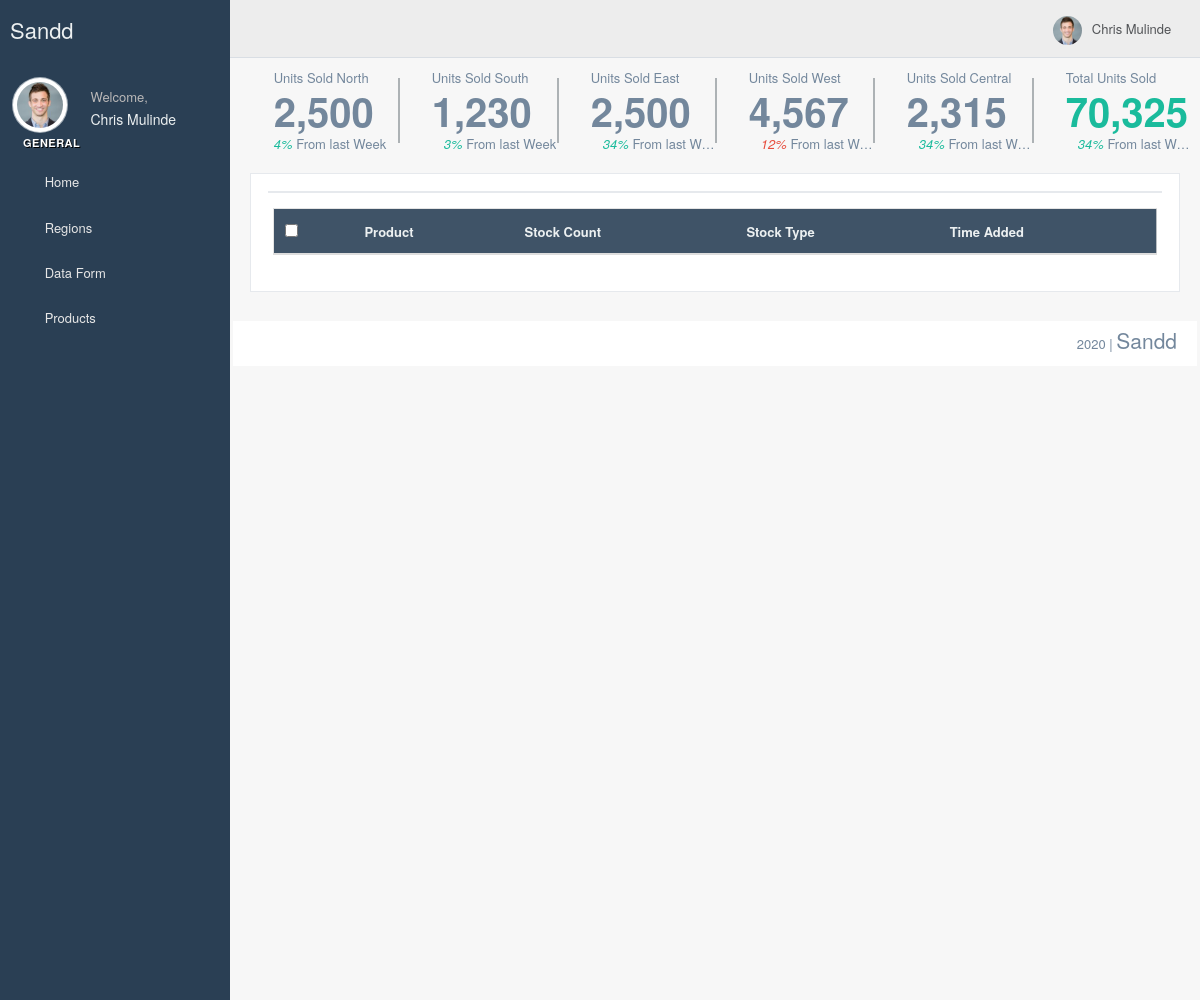
Before: /Central/1/ with the older database file.
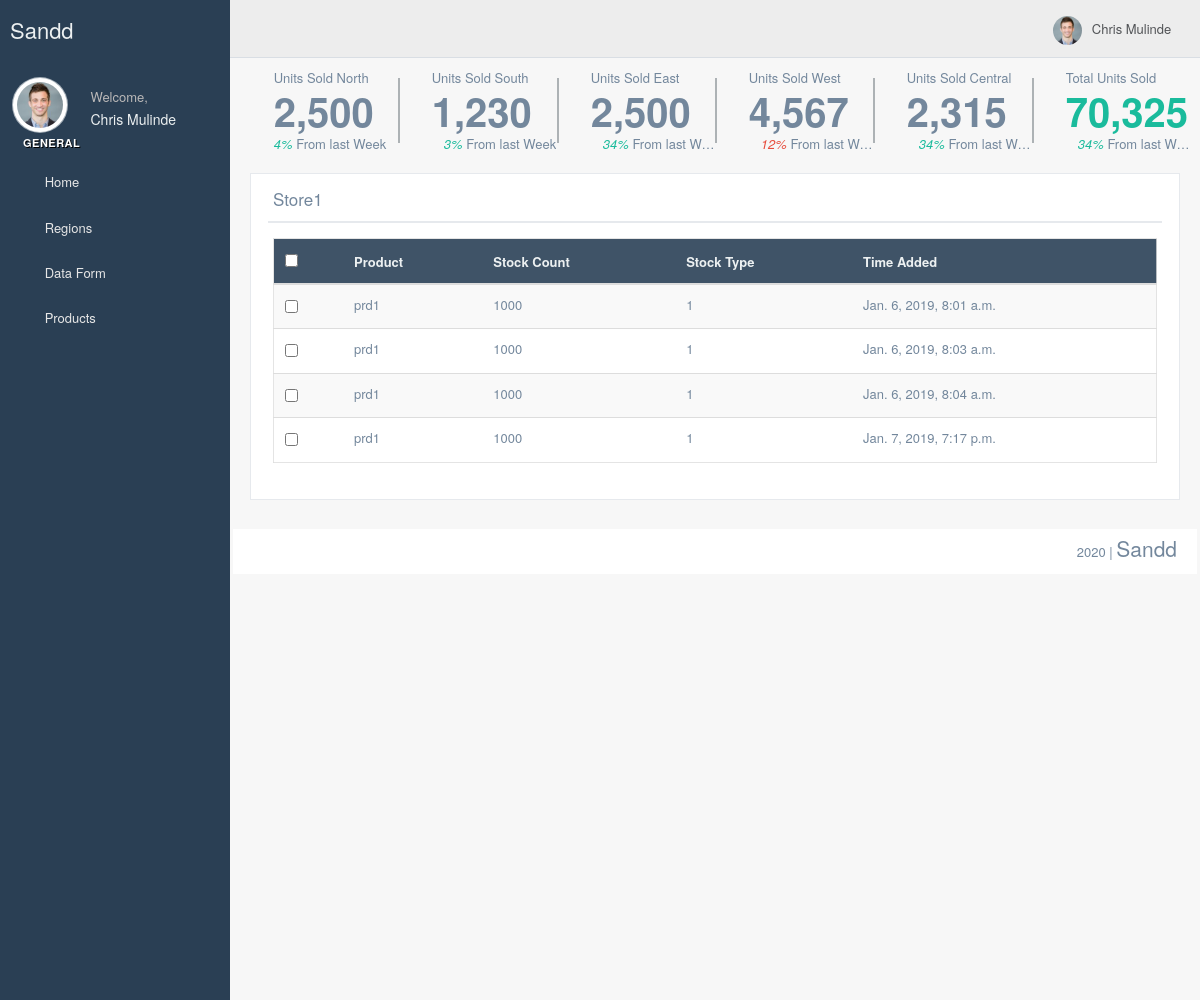
After: the same page with the newer database file.
### adm/models.py (models this page shows, shortened)
class Store(models.Model):
    store_name = models.CharField(max_length=250)
    store_location = models.ForeignKey('Location', on_delete= models.CASCADE)
    agent = models.ForeignKey('Agent', on_delete= models.CASCADE)

class Stock(models.Model):
    CHOICES = (('opening', 'Opening Stock'),
        ('closing', 'Closing stock'),
        ('new', 'New stock'),)
    product = models.ForeignKey('Product', related_name='products', on_delete= models.CASCADE)
    stock_count = models.IntegerField()
    store = models.ForeignKey('Store', related_name='stores', on_delete= models.CASCADE)
    stock_type = models.CharField(max_length=20, choices=CHOICES)
    stock_time = models.DateTimeField(auto_now_add=True)
    objects = StockManager()
    class Meta:
        unique_together = ['store', 'stock_type', 'stock_time']

class Product(models.Model):
    name = models.CharField(max_length=20, default="product name")
    unit_price = models.IntegerField()
    def __str__(self):
        return self.name

### adm/views.py (the view)
# urls.py: url(r'^(?P<region>[A-Z][a-z]+)/(?P<store_id>[0-9]+)/$', store_profile, name='store_profile'),
def store_profile(request, region=None, store_id=None):
    stock = Stock.objects.filter(store__id=store_id)
    store_obj = Store.objects.filter(id=store_id)
    context = {
        'stock':stock,
        'store_obj':store_obj
    }
    return render(request, 'store_profile.html', context)

### adm/models.py (called while the page is built)
    def __str__(self):
        return self.name

    def __str__(self):
        return self.name

    def __str__(self):
        return self.username

### adm/templatetags/my_tags.py (called while the page is built)
@register.simple_tag
def get_products(keyword=None):
    return Product.objects.all()

@register.simple_tag
def get_all_regions(keyword=None):
    return Location.objects.all()

### adm/templates/store_profile.html (shortened to what this page needs)
{% extends "base.html" %}
{% load static %}
{% load my_tags %}
{% block content %}
<div class="row tile_count">
    <div class="animated flipInY col-md-2 col-sm-4 col-xs-4 tile_stats_count">
        <div class="left"></div>
        <div class="right">
            <span class="count_top">Units Sold North</span>
            <div class="count">2,500</div>
            <span class="count_bottom"><i class="green">4% </i> From last Week</span>
        </div>
    </div>
    <div class="animated flipInY col-md-2 col-sm-4 col-xs-4 tile_stats_count">
        <div class="left"></div>
        <div class="right">
            <span class="count_top">Units Sold South</span>
            <div class="count">1,230</div>
            <span class="count_bottom"><i class="green"><i class="fa fa-sort-asc"></i>3% </i> From last Week</span>
        </div>
    </div>
    <div class="animated flipInY col-md-2 col-sm-4 col-xs-4 tile_stats_count">
        <div class="left"></div>
        <div class="right">
            <span class="count_top">Units Sold East</span>
            <div class="count">2,500</div>
            <span class="count_bottom"><i class="green"><i class="fa fa-sort-asc"></i>34% </i> From last Week</span>
        </div>
    </div>
    <div class="animated flipInY col-md-2 col-sm-4 col-xs-4 tile_stats_count">
        <div class="left"></div>
        <div class="right">
            <span class="count_top">Units Sold West</span>
            <div class="count">4,567</div>
            <span class="count_bottom"><i class="red"><i class="fa fa-sort-desc"></i>12% </i> From last Week</span>
        </div>
    </div>
    <div class="animated flipInY col-md-2 col-sm-4 col-xs-4 tile_stats_count">
        <div class="left"></div>
        <div class="right">
            <span class="count_top"></i> Units Sold Central</span>
            <div class="count">2,315</div>
            <span class="count_bottom"><i class="green"><i class="fa fa-sort-asc"></i>34% </i> From last Week</span>
        </div>
    </div>
    <div class="animated flipInY col-md-2 col-sm-4 col-xs-4 tile_stats_count">
        <div class="left"></div>
        <div class="right">
            <span class="count_top"></i> Total Units Sold</span>
            <div class="count green">70,325</div>
            <span class="count_bottom"><i class="green"><i class="fa fa-sort-asc"></i>34% </i> From last Week</span>
        </div>
    </div>
</div>
<div class="row">
    <div class="col-md-12 col-sm-12 col-xs-12">
            <div class="x_panel">
                <div class="x_title">
                    {% for s in store_obj %}
                    <h2>{{ s.store_name }} <small>{{ s.store_location }} | {{ s.agent }}</small></h2>
                    {% endfor %}
                    <div class="clearfix"></div>
                </div>
                <div class="x_content">
                    <table id="example" class="table table-striped responsive-utilities jambo_table">
                        <thead>
                            <tr class="headings">
                                <th>
                                    <input type="checkbox" class="tableflat">
                                </th>
                                <th>Product </th>
                                <th>Stock Count </th>
                                <th>Stock Type </th>
                                <th>Time Added </th>
                            </tr>
                        </thead>
                        <tbody>
                            {% for s in stock %}
                                <tr class="even pointer">
                                    <td class="a-center ">
                                        <input type="checkbox" class="tableflat">
                                    </td>
                                    <td class=" ">{{ s.product }}</td>
                                    <td class=" ">{{ s.stock_count }}</td>
                                    <td class=" ">{{ s.get_stock_type_display }}</td>
                                    <td class=" ">{{ s.stock_time }}</td>
                                </tr>
                            {% endfor %}
                        </tbody>
                    </table>
                </div>
            </div>
        </div>
</div>
<br />
{% endblock %}

### adm/templates/base.html (shortened to what this page needs)
<!DOCTYPE html>
<html lang="en">
{% load static %}
{% load my_tags %}
<head>
    <link href="{% static "css/bootstrap.min.css" %}" rel="stylesheet">
    <link href="{% static "fonts/css/font-awesome.min.css" %}" rel="stylesheet">
    <link href="{% static "css/animate.min.css" %}" rel="stylesheet">
    <link href="{% static "css/custom.css" %}" rel="stylesheet">
    <link rel="stylesheet" type="text/css" href="{% static "css/maps/jquery-jvectormap-2.0.1.css" %}" />
    <link href="{% static "css/icheck/flat/green.css" %}" rel="stylesheet" />
    <link href="{% static "css/floatexamples.css" %}" rel="stylesheet" type="text/css" />
    <link href="{% static "css/custom.css" %}" rel="stylesheet">
    <link href="{% static "css/icheck/flat/green.css" %}" rel="stylesheet">
    <link href="{% static "css/datatables/tools/css/dataTables.tableTools.css" %}" rel="stylesheet">
</head>
<body class="nav-md">
    <div class="container body">
        <div class="main_container">
            <div class="col-md-3 left_col">
                <div class="left_col scroll-view">
                    <div class="navbar nav_title" style="border: 0;">
                        <a href="/" class="site_title"><span>Sandd</span></a>
                    </div>
                    <div class="profile">
                        <div class="profile_pic">
                            <img src="{% static "images/img.jpg" %}" alt="..." class="img-circle profile_img">
                        </div>
                        <div class="profile_info">
                            <span>Welcome,</span>
                            <h2>Chris Mulinde</h2>
                        </div>
                    </div>
                    <br />
                    <div id="sidebar-menu" class="main_menu_side hidden-print main_menu">
                        <div class="menu_section">
                            <h3>General</h3>
                            <ul class="nav side-menu">
                                <li><a href="/"><i class="fa fa-home"></i> Home</a></li>
                                <li><a><i class="fa fa-globe"></i> Regions <span class="fa fa-chevron-down"></span></a>
                                        {% get_all_regions as locations %}
                                </li>
                                <li><a href="{% url 'agent_form' %}"><i class="fa fa-cloud-upload"></i> Data Form <span class="fa fa-chevron-down"></span></a>
                                </li>
                                <li><a href="/products/0/"><i class="fa fa-cubes"></i> Products <span class="fa fa-chevron-down"></span></a>
                                        {% get_products as prod %}
                                </li>
                            </ul>
                        </div>
                    </div>
                </div>
            </div>
            <div class="top_nav">
                <div class="nav_menu">
                    <nav class="" role="navigation">
                        <div class="nav toggle">
                            <a id="menu_toggle"><i class="fa fa-bars"></i></a>
                        </div>
                        <ul class="nav navbar-nav navbar-right">
                            <li class="">
                                <a href="javascript:;" class="user-profile dropdown-toggle" data-toggle="dropdown" aria-expanded="false">
                                    <img src="images/img.jpg" alt="">Chris Mulinde
                                    <span class=" fa fa-angle-down"></span>
                                </a>
                            </li>
                        </ul>
                    </nav>
                </div>
            </div>
            <div class="right_col" role="main">
                {% block content %}
                {% endblock %}
                <footer>
                    <div class="">
                        <p class="pull-right">{% now "Y" %} |
                            <span class="lead">Sandd</span>
                        </p>
                    </div>
                    <div class="clearfix"></div>
                </footer>
            </div>
        </div>
    </div>
    <div id="custom_notifications" class="custom-notifications dsp_none">
        <div class="clearfix"></div>
    </div>
</body>
</html>

Changed rows visible on the page:
added Store: store_name "Store1"
added Stock: product "prd1", stock_count "1000", stock_type "1", stock_time "Jan. 6, 2019, 8:01 a.m."
added Stock: product "prd1", stock_count "1000", stock_type "1", stock_time "Jan. 6, 2019, 8:03 a.m."
added Stock: product "prd1", stock_count "1000", stock_type "1", stock_time "Jan. 6, 2019, 8:04 a.m."
added Stock: product "prd1", stock_count "1000", stock_type "1", stock_time "Jan. 7, 2019, 7:17 p.m."
